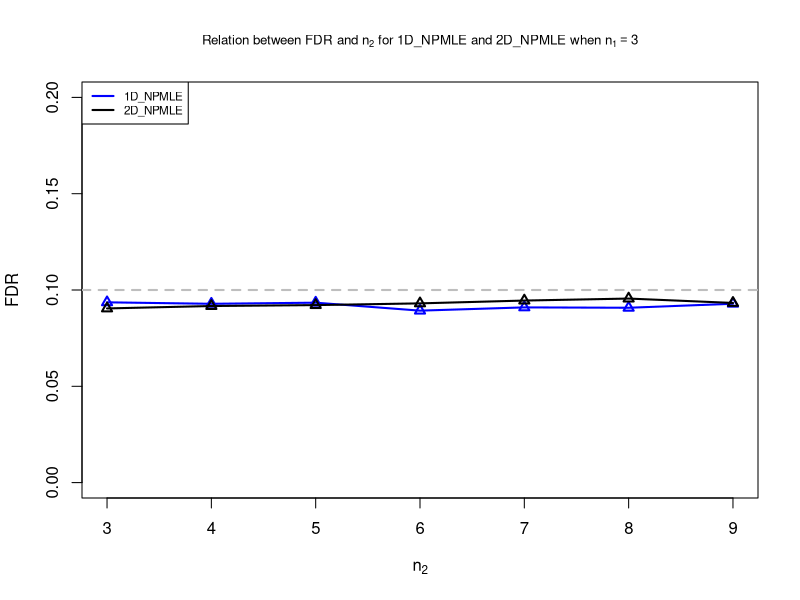
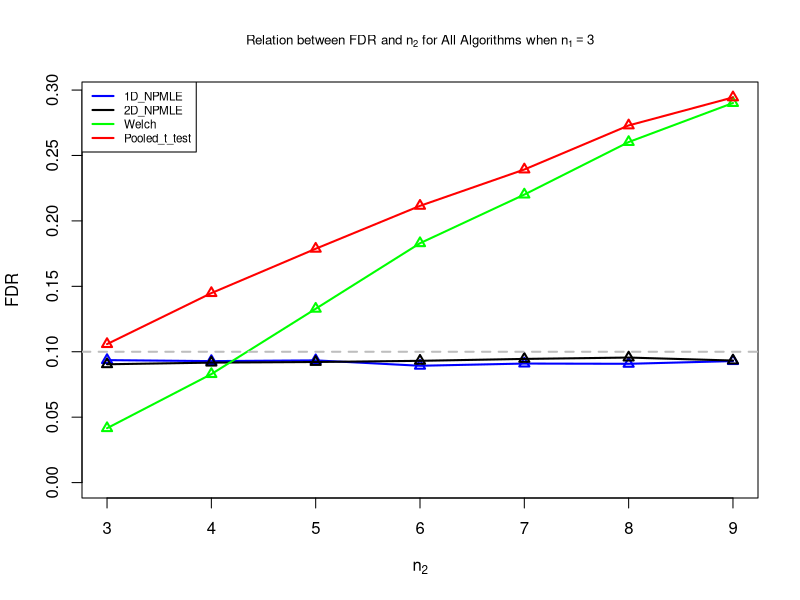

R code for these plots, in order: (Note: this script raises an error after producing the figures.)
## ---- chunk 1
Full_FDR_Data = read.csv('./Full Data/Full_FDR_Data.csv')
Full_Power_Data = read.csv('./Full Data/Full_Power_Data.csv')
## ---- chunk 2
Full_FDR_Data
## ---- chunk 3
Plotter = function(n1, length_n2, Full_FDR_Data, Full_Power_Data) {
  n2_range = c(n1: (n1 + length_n2 - 1))
  FDR_n1 = Full_FDR_Data[Full_FDR_Data$n1 == n1 & (Full_FDR_Data$n2 %in% n2_range), ]
  Power_n1 = Full_Power_Data[Full_Power_Data$n1 == n1 & (Full_Power_Data$n2 %in% n2_range), ]
  
  # FDR with 1D_NPMLE, 2D_NPMLE
  main = substitute(expression(paste('Relation between FDR and ', n[2], ' for 1D_NPMLE and 2D_NPMLE when ', n[1] == N1)), list(N1 = n1))
  plot(FDR_n1$n2, FDR_n1$X1D_NPMLE, type = 'o', pch = 2, col = 'blue', lwd = 2, xlab = expression(n[2]), ylab = 'FDR', main = eval(main), cex.main = 0.8, ylim = c(0, 0.2))
  lines(FDR_n1$n2, FDR_n1$X2D_NPMLE, type = 'o', pch = 2, col = 'black', lwd = 2)
  abline(h = 0.1, lwd = 2, col = 'grey', lty = 2)
  legend('topleft', c('1D_NPMLE', '2D_NPMLE'), col=c('blue', 'black'), lwd=2, lty = 1, cex = 0.7)
  
  # FDR with all algorithms
  main = substitute(expression(paste('Relation between FDR and ', n[2], ' for All Algorithms when ', n[1] == N1)), list(N1 = n1))
  plot(FDR_n1$n2, FDR_n1$X1D_NPMLE, type = 'o', pch = 2, col = 'blue', lwd = 2, xlab = expression(n[2]), ylab = 'FDR', main = eval(main), cex.main = 0.8, ylim = c(0, max(FDR_n1[, c(3,4,5,6)])))
  lines(FDR_n1$n2, FDR_n1$X2D_NPMLE, type = 'o', pch = 2, col = 'black', lwd = 2)
  lines(FDR_n1$n2, FDR_n1$Welch, type = 'o', pch = 2, col = 'green', lwd = 2)
  lines(FDR_n1$n2, FDR_n1$Pooled_t, type = 'o', pch = 2, col = 'red', lwd = 2)
  abline(h = 0.1, lwd = 2, col = 'grey', lty = 2)
  legend('topleft', c('1D_NPMLE', '2D_NPMLE', 'Welch', 'Pooled_t_test'), col=c('blue', 'black', 'green', 'red'), lwd=2, lty = 1, cex = 0.7)
  
  # Power with all algorithms
  main = substitute(expression(paste('Relation between Power and ', n[2], ' for All Algorithms when ', n[1] == N1)), list(N1 = n1))
  plot(Power_n1$n2, Power_n1$X1D_NPMLE, type = 'o', pch = 2, col = 'blue', lwd = 2, xlab = expression(n[2]), ylab = 'Power', main = eval(main), cex.main = 0.8, ylim = c(min(Power_n1_3[, c(3,4,5,6)]), max(Power_n1[, c(3,4,5,6)])))
  lines(Power_n1$n2, Power_n1$X2D_NPMLE, type = 'o', pch = 2, col = 'black', lwd = 2)
  lines(Power_n1$n2, Power_n1$Welch, type = 'o', pch = 2, col = 'green', lwd = 2)
  lines(Power_n1$n2, Power_n1$Pooled_t, type = 'o', pch = 2, col = 'red', lwd = 2)
  legend('bottomright', c('1D_NPMLE', '2D_NPMLE', 'Welch', 'Pooled_t_test'), col=c('blue', 'black', 'green', 'red'), lwd=2, lty = 1, cex = 0.7)
}
## ---- chunk 4
n1 = 3
length_n2 = 7
## ---- chunk 5
Plotter(n1, length_n2, Full_FDR_Data, Full_Power_Data)
## ---- chunk 6
n1 = 4
length_n2 = 7
## ---- chunk 7
Plotter(n1, length_n2, Full_FDR_Data, Full_Power_Data)
## ---- chunk 8
n1 = 5
length_n2 = 7
## ---- chunk 9
Plotter(n1, length_n2, Full_FDR_Data, Full_Power_Data)
## ---- chunk 10
n1 = 6
length_n2 = 7
## ---- chunk 11
Plotter(n1, length_n2, Full_FDR_Data, Full_Power_Data)
## ---- chunk 12
n1 = 7
length_n2 = 7
## ---- chunk 13
Plotter(n1, length_n2, Full_FDR_Data, Full_Power_Data)
## ---- chunk 14
FDR_equ = Full_FDR_Data[Full_FDR_Data$n1 == Full_FDR_Data$n2, ]
main = expression(paste('Relation between FDR and ', n[2], ' for All Algorithms when ', n[1], ' = ', n[2]))
plot(FDR_equ$n2, FDR_equ$X1D_NPMLE, type = 'o', pch = 2, col = 'blue', lwd = 2, xlab = expression(n[2]), ylab = 'FDR', main = main, cex.main = 0.8, ylim = c(0, max(FDR_equ[, c(3,4,5,6)])))
lines(FDR_equ$n2, FDR_equ$X2D_NPMLE, type = 'o', pch = 2, col = 'black', lwd = 2)
lines(FDR_equ$n2, FDR_equ$Welch, type = 'o', pch = 2, col = 'green', lwd = 2)
lines(FDR_equ$n2, FDR_equ$Pooled_t, type = 'o', pch = 2, col = 'red', lwd = 2)
abline(h = 0.1, lwd = 2, col = 'grey', lty = 2)
legend('bottomleft', c('1D_NPMLE', '2D_NPMLE', 'Welch', 'Pooled_t_test'), col=c('blue', 'black', 'green', 'red'), lwd=2, lty = 1, cex = 0.7)
## ---- chunk 15
Power_equ = Full_Power_Data[Full_Power_Data$n1 == Full_Power_Data$n2, ]
main = expression(paste('Relation between Power and ', n[2], ' for All Algorithms when ', n[1], ' = ', n[2]))
plot(Power_equ$n2, Power_equ$X1D_NPMLE, type = 'o', pch = 2, col = 'blue', lwd = 2, xlab = expression(n[2]), ylab = 'Power', main = main, cex.main = 0.8, ylim = c(0, max(Power_equ[, c(3,4,5,6)])))
lines(Power_equ$n2, Power_equ$X2D_NPMLE, type = 'o', pch = 2, col = 'black', lwd = 2)
lines(Power_equ$n2, Power_equ$Welch, type = 'o', pch = 2, col = 'green', lwd = 2)
lines(Power_equ$n2, Power_equ$Pooled_t, type = 'o', pch = 2, col = 'red', lwd = 2)
legend('bottomright', c('1D_NPMLE', '2D_NPMLE', 'Welch', 'Pooled_t_test'), col=c('blue', 'black', 'green', 'red'), lwd=2, lty = 1, cex = 0.7)
